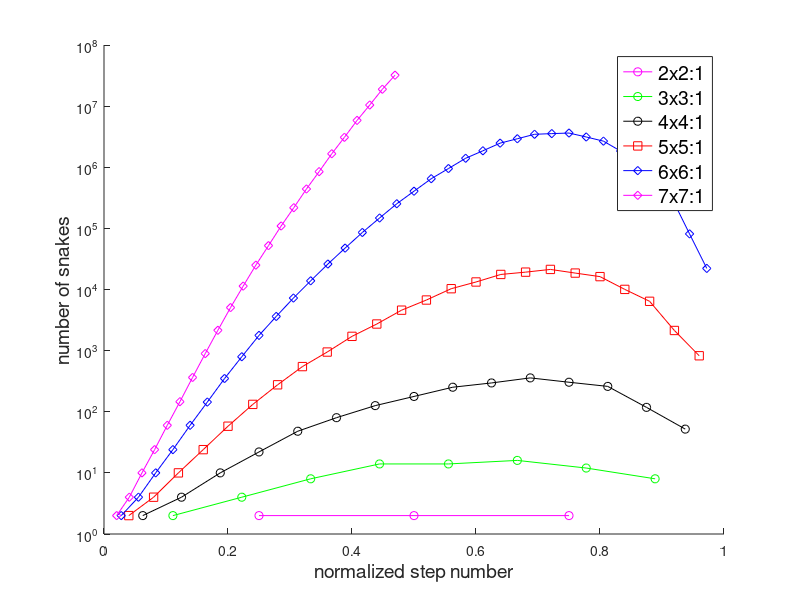
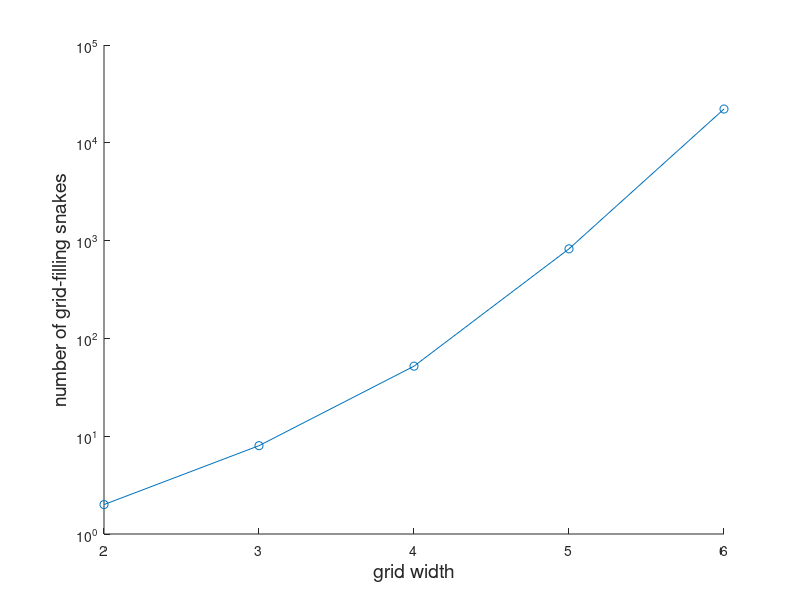

MATLAB code for these plots, in order:
close all
clear
setenv("GNUTERM","qt")

% assumes three columns: step number, total length of snake, and number of trees

two=load('record_2x2_1.dat');
figure; hold on;
semilogy(two(:,1)./two(:,2),two(:,3),'DisplayName','2x2:1','marker','o','color','m')

three=load('record_3x3_1.dat');
semilogy(three(:,1)./three(:,2),three(:,3),'DisplayName','3x3:1','marker','o','color','g')

four=load('record_4x4_1.dat');
semilogy(four(:,1)./four(:,2),four(:,3),'DisplayName','4x4:1','marker','o','color','k')

five=load('record_5x5_1.dat');
semilogy(five(:,1)./five(:,2),five(:,3),'DisplayName','5x5:1','marker','s','color','r')

six=load('record_6x6_1.dat');
semilogy(six(:,1)./six(:,2),six(:,3),'DisplayName','6x6:1','marker','d','color','b')

seven=load('record_7x7_1.dat');
semilogy(seven(:,1)./seven(:,2),seven(:,3),'DisplayName','7x7:1','marker','d','color','m')

xlabel('normalized step number', "fontsize", 14)
ylabel('number of snakes', "fontsize", 14)

h=legend('show')
set(h, 'fontsize',14)


figure; hold on;
semilogy([2,3,4,5,6],[two(end,3),three(end,3),four(end,3),five(end,3),six(end,3)],'marker','o')
xlabel('grid width', 'fontsize',14)
ylabel('number of grid-filling snakes','fontsize',14)
